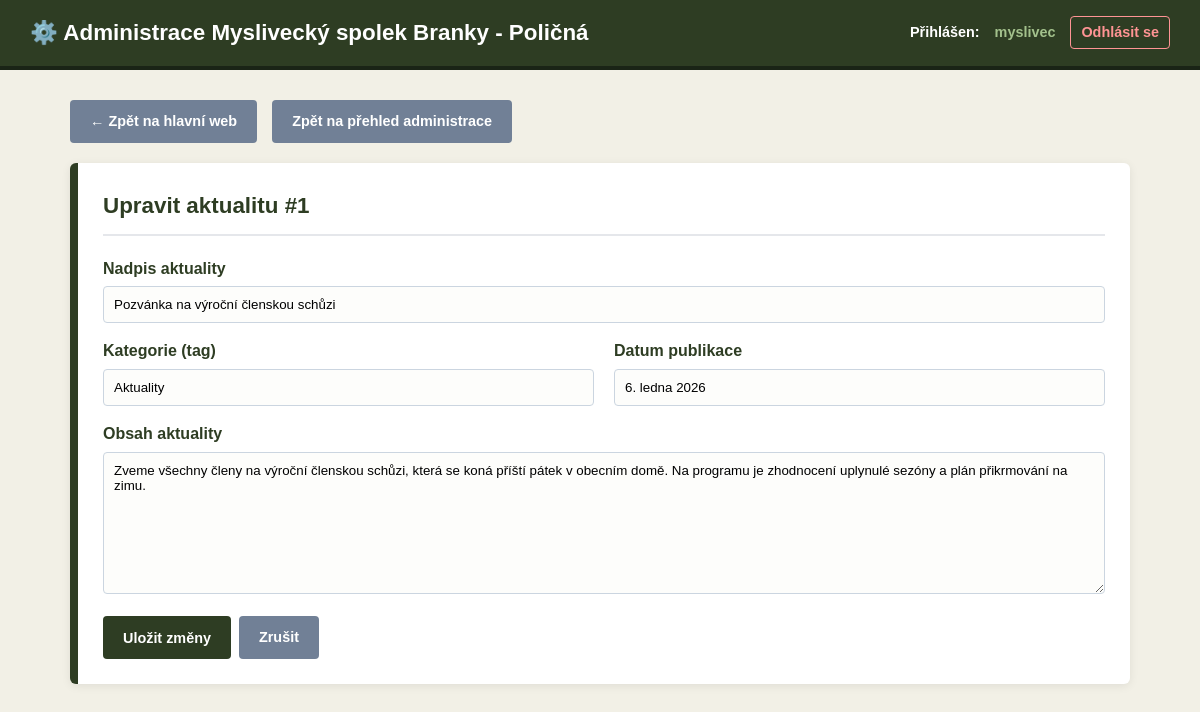
The page /admin.php?action=edit_news&id=1 (signed in) on the database its author committed.
### tables this page shows
CREATE TABLE news (
        id INTEGER PRIMARY KEY AUTOINCREMENT,
        title TEXT NOT NULL,
        category_tag TEXT NOT NULL,
        published_date TEXT NOT NULL,
        content TEXT NOT NULL
    );

### admin.php (the view, shortened to what this page needs)
<?php
$dbPath = __DIR__ . '/spolek.db';
try {
    $pdo = new PDO("sqlite:" . $dbPath);
    $pdo->setAttribute(PDO::ATTR_ERRMODE, PDO::ERRMODE_EXCEPTION);
} catch (PDOException $e) {
    die("Připojení k databázi selhalo: " . $e->getMessage());
}
    ?>
    <?php
$action = $_GET['action'] ?? 'dashboard';
$editNewsItem = null;
if ($action === 'edit_news') {
    $id = (int)($_GET['id'] ?? 0);
    $stmt = $pdo->prepare("SELECT * FROM news WHERE id = ?");
    $stmt->execute([$id]);
    $editNewsItem = $stmt->fetch(PDO::FETCH_ASSOC);
}
?>
<!DOCTYPE html>
<html lang="cs">
<head>
    <link rel="stylesheet" href="projekt2.css">
</head>
<body>
    <header class="admin-header">
        <h1><a href="index.php">⚙️ Administrace Myslivecký spolek Branky - Poličná</a></h1>
        <div class="admin-user-info">
            Přihlášen: <span><?= htmlspecialchars($_SESSION['admin_user']) ?></span>
            <a href="admin.php?action=logout" class="btn-logout">Odhlásit se</a>
        </div>
    </header>
    <div class="admin-container">
        <div class="admin-nav-links">
            <a href="index.php" class="btn-secondary">← Zpět na hlavní web</a>
            <?php if ($action !== 'dashboard'): ?>
                <a href="admin.php" class="btn-secondary">Zpět na přehled administrace</a>
            <?php else: ?>
                <a href="admin.php?action=change_password" class="btn-primary">Změnit heslo administrátora</a>
            <?php endif; ?>
        </div>
        <?php if ($action === 'edit_news' && $editNewsItem): ?>
            <div class="admin-card">
                <h2>Upravit aktualitu #<?= $editNewsItem['id'] ?></h2>
                <form action="admin.php" method="POST">
                    <div class="form-control">
                        <label for="news_title">Nadpis aktuality</label>
                        <input type="text" id="news_title" name="title" value="<?= htmlspecialchars($editNewsItem['title']) ?>" required>
                    </div>
                    <div class="form-grid">
                        <div class="form-control">
                            <label for="news_category">Kategorie (tag)</label>
                            <input type="text" id="news_category" name="category_tag" value="<?= htmlspecialchars($editNewsItem['category_tag']) ?>" required>
                        </div>
                        <div class="form-control">
                            <label for="news_date">Datum publikace</label>
                            <input type="text" id="news_date" name="published_date" value="<?= htmlspecialchars($editNewsItem['published_date']) ?>" required>
                        </div>
                    </div>
                    <div class="form-control">
                        <label for="news_content">Obsah aktuality</label>
                        <textarea id="news_content" name="content" rows="8" required><?= htmlspecialchars($editNewsItem['content']) ?></textarea>
                    </div>
                    <div class="flex-buttons">
                        <button type="submit" name="update_news" class="btn-primary">Uložit změny</button>
                        <a href="admin.php" class="btn-secondary">Zrušit</a>
                    </div>
                </form>
            </div>
        <?php endif; ?>
    </div>
</body>
</html>

### projekt2.css (style rules this page uses)
* { box-sizing: border-box; margin: 0; padding: 0; }
body { font-family: Arial, sans-serif; background-color: #f2f0e6; color: #333; line-height: 1.6; }
.admin-header { background-color: #2e3d23; color: white; padding: 15px 30px; display: flex; justify-content: space-between; align-items: center; border-bottom: 4px solid #1a2416; }
.admin-header h1 { margin: 0; font-size: 1.4rem; }
.admin-header h1 a { color: white; text-decoration: none; }
.admin-user-info { font-size: 0.9rem; font-weight: bold; display: flex; align-items: center; gap: 15px; }
.admin-user-info span { color: #a3c18c; }
.btn-logout { color: #ff9494; text-decoration: none; border: 1px solid #ff9494; padding: 4px 10px; border-radius: 4px; transition: all 0.3s; }
.admin-container { max-width: 1100px; margin: 30px auto; padding: 0 20px; }
.admin-nav-links { margin-bottom: 20px; display: flex; gap: 15px; }
.admin-card { background: white; padding: 25px; margin-bottom: 30px; border-radius: 6px; border-left: 8px solid #2e3d23; box-shadow: 0 2px 10px rgba(0,0,0,0.08); }
.admin-card h2 { color: #2e3d23; border-bottom: 2px solid #e5e7eb; padding-bottom: 10px; margin-bottom: 20px; margin-top: 0; display: flex; justify-content: space-between; align-items: center; font-size: 1.4rem; }
.btn-primary { background: #2e3d23; color: white; padding: 10px 20px; border: none; border-radius: 4px; cursor: pointer; font-weight: bold; text-decoration: none; transition: background 0.2s; display: inline-block; font-size: 0.9rem; }
.btn-secondary { background: #718096; color: white; padding: 10px 20px; border: none; border-radius: 4px; cursor: pointer; font-weight: bold; text-decoration: none; transition: background 0.2s; display: inline-block; font-size: 0.9rem; }
.form-grid { display: grid; grid-template-columns: 1fr 1fr; gap: 20px; }
.form-control { margin-bottom: 15px; }
.form-control label { display: block; font-weight: bold; margin-bottom: 5px; color: #2e3d23; }
.form-control input, .form-control textarea, .form-control select { width: 100%; padding: 10px; border: 1px solid #cbd5e0; border-radius: 4px; background-color: #fdfdfb; box-sizing: border-box; font-family: inherit; }
.flex-buttons { display: flex; gap: 8px; }

### admin.php (style rules this page uses)
body { background-color: #f2f0e6; margin: 0; padding: 0; }
.admin-header { background-color: #2e3d23; color: white; padding: 15px 30px; display: flex; justify-content: space-between; align-items: center; border-bottom: 4px solid #1a2416; }
.admin-header h1 { margin: 0; font-size: 1.4rem; }
.admin-header h1 a { color: white; text-decoration: none; }
.admin-user-info { font-size: 0.9rem; font-weight: bold; display: flex; align-items: center; gap: 15px; }
.admin-user-info span { color: #a3c18c; }
.btn-logout { color: #ff9494; text-decoration: none; border: 1px solid #ff9494; padding: 4px 10px; border-radius: 4px; transition: all 0.3s; }
.admin-container { max-width: 1100px; margin: 30px auto; padding: 0 20px; }
.admin-nav-links { margin-bottom: 20px; display: flex; gap: 15px; }
.admin-card { background: white; padding: 25px; margin-bottom: 30px; border-radius: 6px; border-left: 8px solid #2e3d23; box-shadow: 0 2px 10px rgba(0,0,0,0.08); }
.admin-card h2 { color: #2e3d23; border-bottom: 2px solid #e5e7eb; padding-bottom: 10px; margin-bottom: 20px; margin-top: 0; display: flex; justify-content: space-between; align-items: center; font-size: 1.4rem; }
.btn-primary { background: #2e3d23; color: white; padding: 10px 20px; border: none; border-radius: 4px; cursor: pointer; font-weight: bold; text-decoration: none; transition: background 0.2s; display: inline-block; font-size: 0.9rem; }
.btn-secondary { background: #718096; color: white; padding: 10px 20px; border: none; border-radius: 4px; cursor: pointer; font-weight: bold; text-decoration: none; transition: background 0.2s; display: inline-block; font-size: 0.9rem; }
.form-grid { display: grid; grid-template-columns: 1fr 1fr; gap: 20px; }
.form-control { margin-bottom: 15px; }
.form-control label { display: block; font-weight: bold; margin-bottom: 5px; color: #2e3d23; }
.form-control input, .form-control textarea, .form-control select { width: 100%; padding: 10px; border: 1px solid #cbd5e0; border-radius: 4px; background-color: #fdfdfb; box-sizing: border-box; font-family: inherit; }
.flex-buttons { display: flex; gap: 8px; }

### rows shown on the page
news: id "1", title "Pozvánka na výroční členskou schůzi", category_tag "Aktuality", published_date "6. ledna 2026", content "Zveme všechny členy na výroční členskou schůzi, která se koná příští pátek v obecním domě. Na programu je zhodnocení uplynulé sezóny a plán přikrmování na zimu."

### other values the page prints
$_SESSION['admin_user'] "myslivec"
